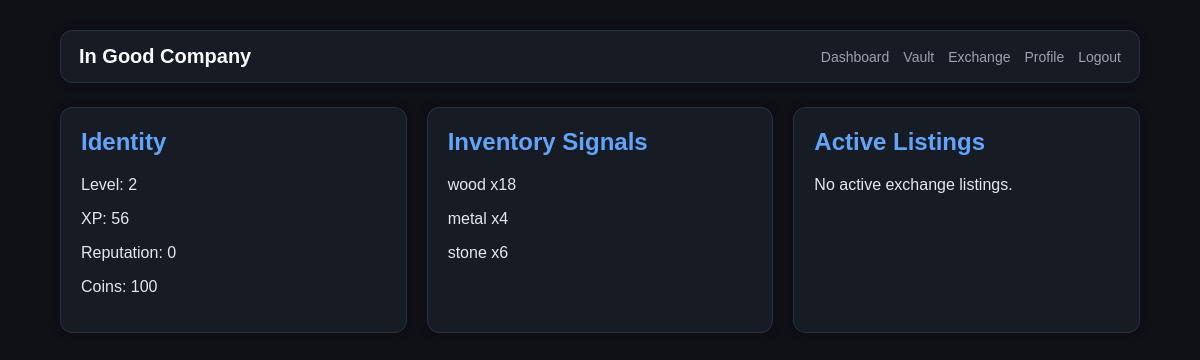
The page /player/kewontethomas (signed in) on the database as committed earlier.
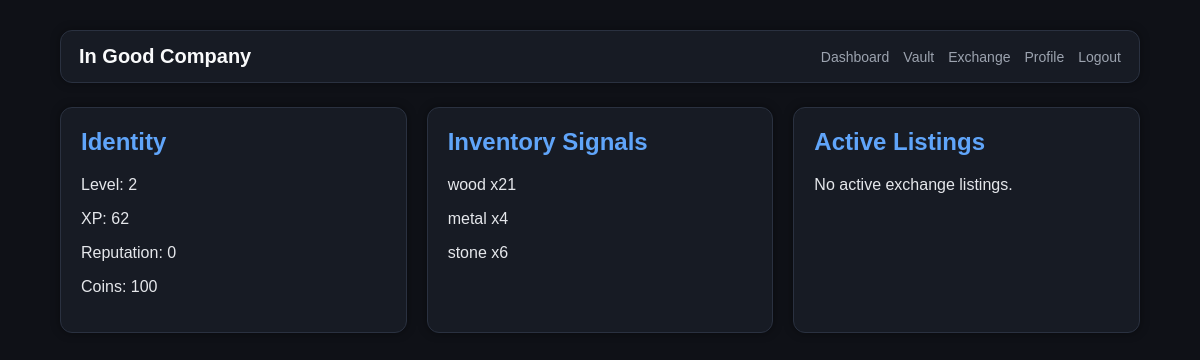
The same page on the database as committed later.
### models/user.py (models this page shows)
class User(UserMixin, db.Model):
    id = db.Column(db.Integer, primary_key=True)
    username = db.Column(db.String(80), unique=True, nullable=False)
    password_hash = db.Column(db.String(255), nullable=False)
    coins = db.Column(db.Integer, default=100)
    xp = db.Column(db.Integer, default=0)
    level = db.Column(db.Integer, default=1)
    reputation = db.Column(db.Integer, default=0)
    last_gather_time = db.Column(db.DateTime, nullable=True)

### models/inventory.py (models this page shows)
class Inventory(db.Model):
    id = db.Column(db.Integer, primary_key=True)
    user_id = db.Column(db.Integer, db.ForeignKey("user.id"))
    resource_name = db.Column(db.String(50), nullable=False)
    quantity = db.Column(db.Integer, default=0)

### app.py (the view)
@app.route("/player/<username>")
@login_required
def player_profile(username):
    player = User.query.filter_by(username=username).first_or_404()
    inventory_items = Inventory.query.filter_by(
        user_id=player.id
    ).all()
    active_listings = MarketplaceListing.query.filter_by(
        seller_id=player.id,
        status="active"
    ).all()
    return render_template(
        "player_profile.html",
        player=player,
        inventory_items=inventory_items,
        active_listings=active_listings
    )

### app.py (called while the page is built)
@login_manager.user_loader
def load_user(user_id):
    return User.query.get(int(user_id))

### templates/player_profile.html (shortened to what this page needs)
<!DOCTYPE html>
<html>
<head>
    <link rel="stylesheet" href="/static/style.css">
</head>
<body>
    <div class="container">
        <div class="nav">
            <div class="nav-brand">
                In Good Company
            </div>
            <div class="nav-links">
                <a href="/dashboard">Dashboard</a>
                <a href="/inventory">Vault</a>
                <a href="/market">Exchange</a>
                <a href="/player/{{ current_user.username }}">Profile</a>
                <a href="/logout">Logout</a>
            </div>
        </div>
        <div class="grid">
            <div class="card">
                <h2>Identity</h2>
                <p>Level: {{ player.level }}</p>
                <p>XP: {{ player.xp }}</p>
                <p>Reputation: {{ player.reputation }}</p>
                <p>Coins: {{ player.coins }}</p>
            </div>
            <div class="card">
                <h2>Inventory Signals</h2>
                {% if inventory_items %}
                {% for item in inventory_items %}
                <p>
                    {% if item.resource_name not in ['wood', 'stone', 'metal'] %}
                    ⚡ {{ item.resource_name }} x{{ item.quantity }}
                    {% else %}
                    {{ item.resource_name }} x{{ item.quantity }}
                    {% endif %}
                </p>
                {% endfor %}
                {% else %}
                <p>No visible inventory records.</p>
                {% endif %}
            </div>
            <div class="card">
                <h2>Active Listings</h2>
                {% if active_listings %}
                {% for listing in active_listings %}
                <p>
                    {{ listing.quantity }} {{ listing.resource_name }}
                    for {{ listing.price }} coins
                </p>
                {% endfor %}
                {% else %}
                <p>No active exchange listings.</p>
                {% endif %}
            </div>
        </div>
    </div>
</body>
</html>

Rows that differ between the two databases and show on the page:
changed User: xp "56" → "62"
changed Inventory "wood": quantity "18" → "21"
